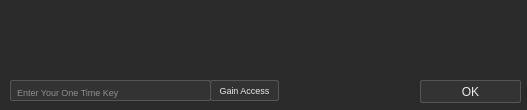
<?xml version="1.0" encoding="UTF-8"?>
<ui version="4.0">
 <class>Form</class>
 <widget class="QWidget" name="Form">
  <property name="geometry">
   <rect>
    <x>0</x>
    <y>0</y>
    <width>527</width>
    <height>110</height>
   </rect>
  </property>
  <property name="minimumSize">
   <size>
    <width>527</width>
    <height>109</height>
   </size>
  </property>
  <property name="maximumSize">
   <size>
    <width>5222</width>
    <height>1000</height>
   </size>
  </property>
  <property name="windowTitle">
   <string>Warning</string>
  </property>
  <property name="windowIcon">
   <iconset>
    <normaloff>mainICo.png</normaloff>mainICo.png</iconset>
  </property>
  <property name="styleSheet">
   <string notr="true">QWidget {
    color: #eaeaea;
    background-color: #2b2b2b;
    selection-background-color: #3daee9;
    selection-color: #eaeaea;
}

QHeaderView::section {
    background-color: #3b3b3b;
    color: #eaeaea;
    padding: 5px;
}

QTabWidget::pane {
    border: 1px solid #222222;
    background-color: #2b2b2b;
}

QTabBar::tab {
    background-color: #2b2b2b;
    color: #eaeaea;
    padding: 8px;
    margin-right: 1px;
    border-top-left-radius: 4px;
    border-top-right-radius: 4px;
}

QTabBar::tab:selected, QTabBar::tab:hover {
    background-color: #3daee9;
    color: #eaeaea;
}

QLineEdit, QTextEdit, QPlainTextEdit, QListView, QTableView, QTreeView {
    background-color: #333333;
    color: #eaeaea;
    selection-background-color: #3daee9;
    selection-color: #eaeaea;
    border: 1px solid #555555;
    border-radius: 2px;
    padding: 2px;
}

QProgressBar {
    border: 1px solid #222222;
    border-radius: 5px;
    background-color: #555555;
    color: #eaeaea;
}

QProgressBar::chunk {
    background-color: #3daee9;
    width: 5px;
    margin: 0.5px;
}

QPushButton {
    color: #eaeaea;
    background-color: #333333;
    border: 1px solid #555555;
    padding: 5px;
    border-radius: 2px;
}

QPushButton:hover {
    background-color: #3daee9;
    color: #eaeaea;
}

QToolButton {
    color: #eaeaea;
    background-color: #333333;
    border: 1px solid #555555;
    padding: 5px;
    border-radius: 2px;
}

QToolButton:hover, QToolButton:checked {
    background-color: #3daee9;
    color: #eaeaea;
}

QComboBox {
    color: #eaeaea;
    background-color: #333333;
    border: 1px solid #555555;
    padding: 2px;
    border-radius: 2px;
    min-width: 6em;
}

QComboBox::drop-down {
    subcontrol-origin: padding;
    subcontrol-position: top right;
    width: 20px;
    border-left-width: 1px;
    border-left-color: #555555;
    border-left-style: solid;
}

QComboBox::down-arrow {
    image: url(arrow-down.png);
    width: 10px;
    height: 10px;
}

QComboBox::down-arrow:hover {
    image: url(arrow-down-hover.png);
}

QScrollBar {
    border: 1px solid #222222;
    background-color: #2b2b2b;
}

QScrollBar:horizontal {
    height: 15px;
    margin: 3px 15px 3px 15px;
}

QScrollBar:vertical {
width: 15px;
margin: 15px 3px 15px 3px;
}

QScrollBar::handle {
background-color: #555555;
border-radius: 5px;
}

QScrollBar::handle:hover {
background-color: #3daee9;
}

QScrollBar::add-page, QScrollBar::sub-page {
background-color: #2b2b2b;
}

QScrollBar::add-line, QScrollBar::sub-line {
border: 1px solid #222222;
background-color: #555555;
}

QCheckBox, QRadioButton {
color: #eaeaea;
}

QCheckBox::indicator, QRadioButton::indicator {
width: 15px;
height: 15px;
border: 1px solid #555555;
border-radius: 2px;
background-color: #333333;
}

QCheckBox::indicator:disabled, QRadioButton::indicator:disabled {
border-color: #777777;
background-color: #444444;
}

QCheckBox::indicator:checked, QRadioButton::indicator:checked {
background-color: #3daee9;
border-color: #3daee9;
}

QMenuBar {
background-color: #2b2b2b;
color: #eaeaea;
}

QMenuBar::item {
padding: 2px 10px 2px 10px;
background-color: transparent;
}

QMenuBar::item:selected {
background-color: #3daee9;
color: #eaeaea;
}

QMenu {
background-color: #2b2b2b;
border: 1px solid #222222;
}

QMenu::item {
background-color: transparent;
padding: 2px 20px 2px 20px;
}

QMenu::item:selected {
background-color: #3daee9;
color: #eaeaea;
}

QTreeView::item:selected {
background-color: #3daee9;
color: #eaeaea;
}

QTreeView::item:hover {
background-color: #3daee9;
color: #eaeaea;
}

QHeaderView::section:pressed {
background-color: #3daee9;
}

QTableView::item:selected, QListView::item:selected, QTreeView::item:selected {
background-color: #3daee9;
color: #eaeaea;
}

QTableView::item:hover, QListView::item:hover, QTreeView::item:hover {
background-color: #3daee9;
color: #eaeaea;
}</string>
  </property>
  <widget class="QPushButton" name="pushButton">
   <property name="geometry">
    <rect>
     <x>420</x>
     <y>80</y>
     <width>101</width>
     <height>23</height>
    </rect>
   </property>
   <property name="text">
    <string>OK</string>
   </property>
  </widget>
  <widget class="QLabel" name="label">
   <property name="geometry">
    <rect>
     <x>10</x>
     <y>10</y>
     <width>401</width>
     <height>61</height>
    </rect>
   </property>
   <property name="font">
    <font>
     <family>Segoe UI</family>
     <pointsize>10</pointsize>
     <weight>50</weight>
     <bold>false</bold>
    </font>
   </property>
   <property name="text">
    <string/>
   </property>
   <property name="alignment">
    <set>Qt::AlignJustify|Qt::AlignVCenter</set>
   </property>
  </widget>
  <widget class="QLabel" name="label_2">
   <property name="geometry">
    <rect>
     <x>440</x>
     <y>10</y>
     <width>71</width>
     <height>61</height>
    </rect>
   </property>
   <property name="text">
    <string/>
   </property>
   <property name="pixmap">
    <pixmap>warning.png</pixmap>
   </property>
  </widget>
  <widget class="QPushButton" name="oneTimeButton">
   <property name="geometry">
    <rect>
     <x>210</x>
     <y>80</y>
     <width>69</width>
     <height>21</height>
    </rect>
   </property>
   <property name="font">
    <font>
     <pointsize>7</pointsize>
    </font>
   </property>
   <property name="text">
    <string>Gain Access</string>
   </property>
  </widget>
  <widget class="QPlainTextEdit" name="plainTextEdit">
   <property name="geometry">
    <rect>
     <x>10</x>
     <y>80</y>
     <width>201</width>
     <height>21</height>
    </rect>
   </property>
   <property name="font">
    <font>
     <pointsize>7</pointsize>
    </font>
   </property>
   <property name="contextMenuPolicy">
    <enum>Qt::NoContextMenu</enum>
   </property>
   <property name="frameShape">
    <enum>QFrame::StyledPanel</enum>
   </property>
   <property name="lineWidth">
    <number>1</number>
   </property>
   <property name="verticalScrollBarPolicy">
    <enum>Qt::ScrollBarAlwaysOff</enum>
   </property>
   <property name="horizontalScrollBarPolicy">
    <enum>Qt::ScrollBarAlwaysOff</enum>
   </property>
   <property name="documentTitle">
    <string/>
   </property>
   <property name="readOnly">
    <bool>false</bool>
   </property>
   <property name="backgroundVisible">
    <bool>false</bool>
   </property>
   <property name="placeholderText">
    <string>Enter Your One Time Key</string>
   </property>
  </widget>
 </widget>
 <resources/>
 <connections/>
</ui>
